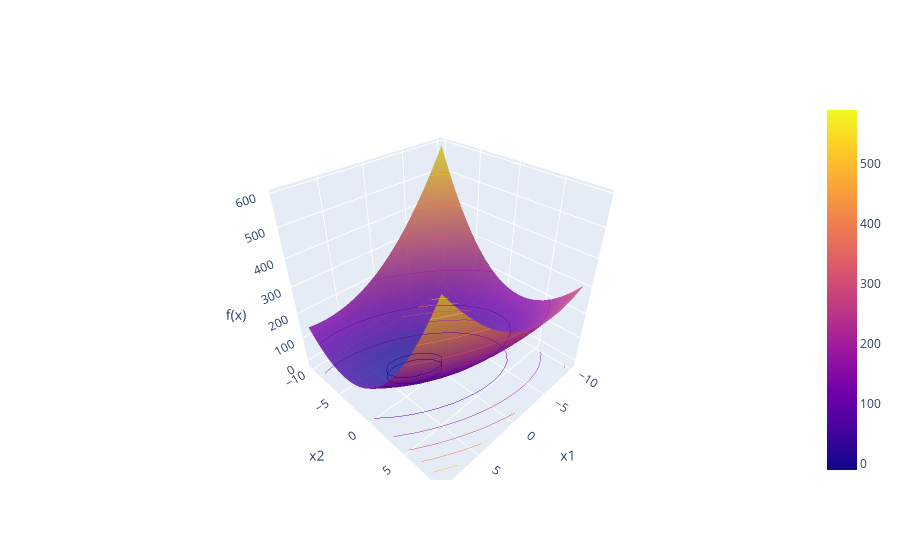

Notebook cell for this chart:
### Markdown cell above
CG methods are applicable to **symmetric positive definite** (SPD) systems.

Recall that for $A$ to be SPD:

$$ x^TAx>0\ \ \ \text{for every nonzero vector}\ \ x$$

For $Ax=b$ with $A$ being SPD, the goal is to find $x$ such that the following optimization problem is solved:

$$ \min_{x \in \mathbb{R}^n} f(x)\ \ \ \text{for}\ \ \ f(x)=\frac{1}{2}x^TAx - b^Tx+c $$

It can be shown that, for an $A$ that is SPD, $f(x)$ is minimized by the solution to $Ax=b$.

We can visualize the minimization problem in 3D with an interactive visualization of a simple sample problem:

$$ A=\begin{bmatrix} 3 & 2 \\ 2 & 6 \end{bmatrix}\ \ \ \ b=\begin{bmatrix} 2 \\ -8 \end{bmatrix}\ \ \ \ c=0 $$

The solution to this specific problem is $x=\begin{bmatrix} 2 \\ -2 \end{bmatrix}$ and is the minimum point of the surface described by $f(x)$.

### Code cell
A = np.array([[3, 2], [2, 6]])
b = np.array([2, -8])

xrange = yrange = np.arange(-10, 10)
xx, yy = np.meshgrid(xrange, yrange)
xy = np.dstack((xx, yy))
zz = np.array([[(xy[i,j,:].T @ A @ xy[i,j,:]) / 2 - b.T @ xy[i,j,:] 
      for j in range(xy.shape[1])] for i in range(xy.shape[0])])

data = [go.Surface(
    x=xx,
    y=yy,
    z=zz,
    opacity=0.8,
    contours=go.surface.Contours(
        z=go.surface.contours.Z(
          show=True,
          usecolormap=True,
          highlightcolor="#42f462",
          project=dict(z=True))))]

layout = go.Layout(
    scene = dict(
        xaxis_title = 'x1',
        yaxis_title = 'x2',
        zaxis_title = 'f(x)'))

iplot(go.Figure(data=data, layout=layout))

### Figure 1 — Plotly figure (JSON) as saved in the notebook; plotly's stock layout.template omitted (floating-point values rounded to 4 significant figures; data arrays with more than 128 entries replaced by an {"elided": "..."} marker saying what was removed)
{"data": [{"contours": {"z": {"highlightcolor": "#42f462", "project": {"z": true}, "show": true, "usecolormap": true}}, "opacity": 0.8, "type": "surface", "x": {"elided": "20x20 int values"}, "y": {"elided": "20x20 int values"}, "z": {"elided": "20x20 float values"}}], "layout": {"scene": {"xaxis": {"title": {"text": "x1"}}, "yaxis": {"title": {"text": "x2"}}, "zaxis": {"title": {"text": "f(x)"}}}}}
